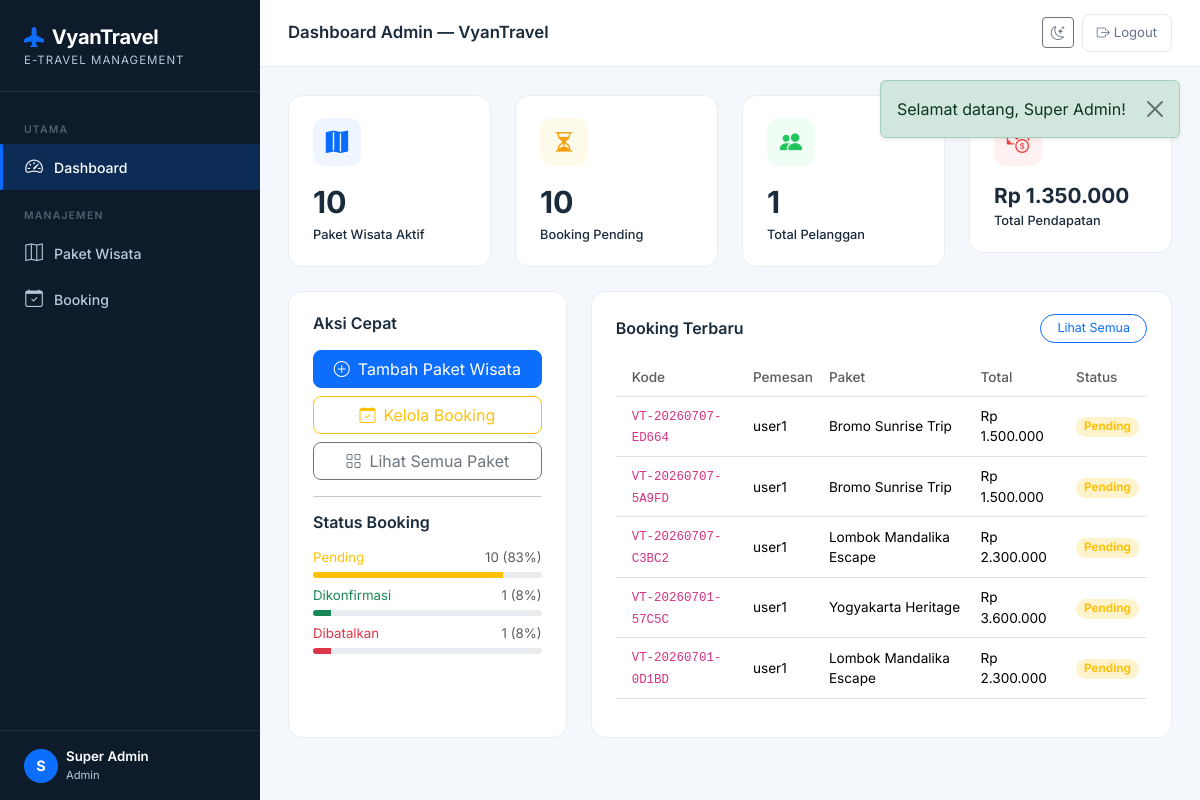
The page /admin/dashboard (signed in) on the database its author committed.
### tables this page shows
CREATE TABLE `bookings` (
  `id` int(10) UNSIGNED NOT NULL,
  `kode_booking` varchar(20) NOT NULL,
  `user_id` int(10) UNSIGNED NOT NULL,
  `paket_id` int(10) UNSIGNED NOT NULL,
  `tanggal_pesan` date NOT NULL,
  `tanggal_berangkat` date NOT NULL,
  `jumlah_peserta` tinyint(3) UNSIGNED DEFAULT 1,
  `total_harga` decimal(14,2) NOT NULL,
  `status` enum('pending','dikonfirmasi','dibatalkan') DEFAULT 'pending',
  `catatan` text DEFAULT NULL,
  `pdf_path` varchar(255) DEFAULT NULL,
  `created_at` timestamp NOT NULL DEFAULT current_timestamp()
);

CREATE TABLE `users` (
  `id` int(10) UNSIGNED NOT NULL,
  `nama_lengkap` varchar(100) NOT NULL,
  `email` varchar(150) NOT NULL,
  `password` varchar(255) NOT NULL,
  `no_telp` varchar(20) DEFAULT NULL,
  `role` enum('admin','pelanggan') NOT NULL DEFAULT 'pelanggan',
  `created_at` timestamp NOT NULL DEFAULT current_timestamp(),
  `updated_at` timestamp NOT NULL DEFAULT current_timestamp() ON UPDATE current_timestamp()
);

CREATE TABLE `paket_wisata` (
  `id` int(10) UNSIGNED NOT NULL,
  `nama_paket` varchar(150) NOT NULL,
  `destinasi` varchar(150) NOT NULL,
  `harga` decimal(12,2) NOT NULL,
  `deskripsi` text DEFAULT NULL,
  `foto` varchar(255) DEFAULT NULL,
  `durasi_hari` tinyint(3) UNSIGNED DEFAULT 1,
  `kuota` smallint(5) UNSIGNED DEFAULT 10,
  `status` enum('aktif','nonaktif') DEFAULT 'aktif',
  `created_at` timestamp NOT NULL DEFAULT current_timestamp(),
  `updated_at` timestamp NOT NULL DEFAULT current_timestamp() ON UPDATE current_timestamp()
);

### app/Core/BaseController.php (called while the page is built, shortened)
<?php
abstract class BaseController {
    protected function view(string $view, array $data = [], string $layout = 'layouts/main'): void {
        extract($data, EXTR_SKIP);
        $viewFile   = APP_PATH . '/Views/' . $view . '.php';
        require $viewFile;
    }
}

### app/Controllers/AdminController.php (called while the page is built, shortened)
<?php
require_once APP_PATH . '/Core/BaseController.php';
require_once APP_PATH . '/Models/PaketWisataModel.php';
require_once APP_PATH . '/Models/BookingModel.php';
require_once APP_PATH . '/Models/UserModel.php';
class AdminController extends BaseController {
    private PaketWisataModel $paketModel;
    private BookingModel     $bookingModel;
    private UserModel        $userModel;
    public function __construct() {
        $this->paketModel   = new PaketWisataModel();
        $this->bookingModel = new BookingModel();
        $this->userModel    = new UserModel();
    }
    public function dashboard(): void {
        $data = [
            'title'          => 'Dashboard Admin — ' . APP_NAME,
            'total_paket'    => $this->paketModel->countActive(),
            'booking_stats'  => $this->bookingModel->countByStatus(),
            'total_user'     => count($this->userModel->getAll('pelanggan')),
            'pendapatan'     => $this->bookingModel->totalPendapatan(),
            'recent_booking' => array_slice($this->bookingModel->getAll(), 0, 5),
        ];
        $this->view('admin/dashboard', $data);
    }
}

### public/index.php (called while the page is built, shortened)
<?php
require_once ROOT_PATH . '/config/Database.php';
require_once ROOT_PATH . '/app/Core/Router.php';
require_once ROOT_PATH . '/app/Core/BaseController.php';
$router = new Router();
$router->get('/',          ['AuthController', 'showLogin']);
$router->get('/login',     ['AuthController', 'showLogin']);
$router->post('/login',    ['AuthController', 'login']);
$router->get('/register',  ['AuthController', 'showRegister']);
$router->post('/register', ['AuthController', 'register']);
$router->get('/logout',    ['AuthController', 'logout']);
$router->get('/admin/dashboard',                ['AdminController', 'dashboard']);
$router->get('/admin/paket',                    ['AdminController', 'paketIndex']);
$router->get('/admin/paket/create',             ['AdminController', 'paketCreate']);
$router->post('/admin/paket/store',             ['AdminController', 'paketStore']);
$router->get('/admin/paket/:id/edit',           ['AdminController', 'paketEdit']);
$router->post('/admin/paket/:id/update',        ['AdminController', 'paketUpdate']);
$router->post('/admin/paket/:id/delete',        ['AdminController', 'paketDelete']);
$router->get('/admin/booking',                  ['AdminController', 'bookingIndex']);
$router->post('/admin/booking/:id/status',      ['AdminController', 'bookingUpdateStatus']);
$router->get('/pelanggan/dashboard',            ['PelangganController', 'dashboard']);
$router->get('/pelanggan/paket',                ['PelangganController', 'paketList']);
$router->get('/pelanggan/paket/:id',            ['PelangganController', 'paketDetail']);
$router->post('/pelanggan/booking/store',       ['PelangganController', 'bookingStore']);
$router->get('/pelanggan/booking',              ['PelangganController', 'bookingList']);
$router->get('/pelanggan/booking/:id/hotel',    ['PelangganController', 'hotelOptions']);
$router->post('/pelanggan/hotel-booking/store', ['PelangganController', 'hotelBookingStore']);
$router->get('/pelanggan/booking/:id/download', ['PelangganController', 'downloadTiket']);
$router->dispatch(
    $_SERVER['REQUEST_METHOD'],
    $_SERVER['REQUEST_URI']
);

### config/Database.php (called while the page is built, shortened)
<?php
class Database {
    private static ?PDO $instance = null;
    private static string $host    = 'localhost';
    private static string $db      = 'vyantravel_db';
    private static string $user    = 'root';
    private static string $pass    = '';
    private static string $charset = 'utf8mb4';
    public static function getConnection(): PDO {
        if (self::$instance === null) {
            $dsn = "mysql:host=" . self::$host
                 . ";dbname=" . self::$db
                 . ";charset=" . self::$charset;
            $options = [
                PDO::ATTR_ERRMODE            => PDO::ERRMODE_EXCEPTION,
                PDO::ATTR_DEFAULT_FETCH_MODE => PDO::FETCH_ASSOC,
                PDO::ATTR_EMULATE_PREPARES   => false,
            ];
            try {
                self::$instance = new PDO($dsn, self::$user, self::$pass, $options);
            } catch (PDOException $e) {
                error_log("DB Connection Error: " . $e->getMessage());
                http_response_code(500);
                die(json_encode(['error' => 'Koneksi database gagal. Silakan coba lagi nanti.']));
            }
        }
        return self::$instance;
    }
}

### app/Models/PaketWisataModel.php (called while the page is built, shortened)
<?php
require_once ROOT_PATH . '/config/Database.php';
class PaketWisataModel {
    private PDO $db;
    public function __construct() {
        $this->db = Database::getConnection();
    }
    public function countActive(): int {
        $stmt = $this->db->query(
            "SELECT COUNT(*) FROM paket_wisata WHERE status = 'aktif'"
        );
        return (int) $stmt->fetchColumn();
    }
}

### app/Models/BookingModel.php (called while the page is built, shortened)
<?php
require_once ROOT_PATH . '/config/Database.php';
class BookingModel {
    private PDO $db;
    public function __construct() {
        $this->db = Database::getConnection();
    }
    public function getAll(): array {
        return $this->db->query(
            "SELECT b.*, p.nama_paket, p.destinasi, u.nama_lengkap, u.email
               FROM bookings b
               JOIN paket_wisata p ON b.paket_id = p.id
               JOIN users        u ON b.user_id  = u.id
              ORDER BY b.created_at DESC"
        )->fetchAll();
    }
    public function countByStatus(): array {
        $stmt   = $this->db->query(
            "SELECT status, COUNT(*) AS jumlah FROM bookings GROUP BY status"
        );
        $result = ['pending' => 0, 'dikonfirmasi' => 0, 'dibatalkan' => 0];
        foreach ($stmt->fetchAll() as $row) {
            $result[$row['status']] = (int) $row['jumlah'];
        }
        return $result;
    }
    public function totalPendapatan(): string {
        $stmt = $this->db->query(
            "SELECT COALESCE(SUM(total_harga), 0) FROM bookings WHERE status = 'dikonfirmasi'"
        );
        return (string) $stmt->fetchColumn();
    }
}

### app/Models/UserModel.php (called while the page is built, shortened)
<?php
require_once ROOT_PATH . '/config/Database.php';
class UserModel {
    private PDO $db;
    public function __construct() {
        $this->db = Database::getConnection();
    }
    public function getAll(string $role = ''): array {
        if ($role) {
            $stmt = $this->db->prepare(
                "SELECT id, nama_lengkap, email, no_telp, role, created_at
                   FROM users
                  WHERE role = :role
                  ORDER BY created_at DESC"
            );
            $stmt->execute([':role' => $role]);
        } else {
            $stmt = $this->db->query(
                "SELECT id, nama_lengkap, email, no_telp, role, created_at
                   FROM users
                  ORDER BY created_at DESC"
            );
        }
        return $stmt->fetchAll();
    }
}

### app/Views/admin/dashboard.php (the view)
<?php
$booking_stats = $booking_stats ?? ['pending' => 0, 'dikonfirmasi' => 0, 'dibatalkan' => 0];
$total_user = $total_user ?? 0;
$pendapatan = $pendapatan ?? 0;
?>
<div class="row g-4 mb-4">
    <div class="col-sm-6 col-xl-3">
        <div class="stat-card">
            <div class="icon-wrap" style="background:#EFF6FF">
                <i class="bi bi-map-fill" style="color:#0A6CFF"></i>
            </div>
            <div class="stat-value"><?= $total_paket ?? 0 ?></div>
            <div class="stat-label">Paket Wisata Aktif</div>
        </div>
    </div>
    <div class="col-sm-6 col-xl-3">
        <div class="stat-card">
            <div class="icon-wrap" style="background:#FFFBEB">
                <i class="bi bi-hourglass-split" style="color:#F59E0B"></i>
            </div>
            <div class="stat-value"><?= $booking_stats['pending'] ?></div>
            <div class="stat-label">Booking Pending</div>
        </div>
    </div>
    <div class="col-sm-6 col-xl-3">
        <div class="stat-card">
            <div class="icon-wrap" style="background:#F0FDF4">
                <i class="bi bi-people-fill" style="color:#22C55E"></i>
            </div>
            <div class="stat-value"><?= $total_user ?></div>
            <div class="stat-label">Total Pelanggan</div>
        </div>
    </div>
    <div class="col-sm-6 col-xl-3">
        <div class="stat-card">
            <div class="icon-wrap" style="background:#FFF1F2">
                <i class="bi bi-cash-coin" style="color:#EF4444"></i>
            </div>
            <div class="stat-value" style="font-size:1.3rem">
                Rp <?= number_format((float)$pendapatan, 0, ',', '.') ?>
            </div>
            <div class="stat-label">Total Pendapatan</div>
        </div>
    </div>
</div>
<div class="row g-4">
    <div class="col-lg-4">
        <div class="stat-card h-100">
            <h6 class="fw-600 mb-3" style="color:#1A2B3C;font-weight:600">Aksi Cepat</h6>
            <div class="d-grid gap-2">
                <a href="<?= BASE_URL ?>/admin/paket/create" class="btn btn-primary rounded-3">
                    <i class="bi bi-plus-circle me-2"></i>Tambah Paket Wisata
                </a>
                <a href="<?= BASE_URL ?>/admin/booking" class="btn btn-outline-warning rounded-3">
                    <i class="bi bi-calendar-check me-2"></i>Kelola Booking
                </a>
                <a href="<?= BASE_URL ?>/admin/paket" class="btn btn-outline-secondary rounded-3">
                    <i class="bi bi-grid me-2"></i>Lihat Semua Paket
                </a>
            </div>
            <hr class="my-3">
            <h6 class="fw-600 mb-3" style="color:#1A2B3C;font-weight:600">Status Booking</h6>
            <?php
            $total_booking = array_sum($booking_stats);
            foreach (['pending' => ['warning','Pending'], 'dikonfirmasi' => ['success','Dikonfirmasi'], 'dibatalkan' => ['danger','Dibatalkan']] as $key => [$color, $label]):
                $pct = $total_booking > 0 ? round($booking_stats[$key] / $total_booking * 100) : 0;
            ?>
            <div class="mb-2">
                <div class="d-flex justify-content-between mb-1" style="font-size:.83rem">
                    <span class="text-<?= $color ?>"><?= $label ?></span>
                    <span class="text-muted"><?= $booking_stats[$key] ?> (<?= $pct ?>%)</span>
                </div>
                <div class="progress" style="height:6px;border-radius:10px">
                    <div class="progress-bar bg-<?= $color ?>" style="width:<?= $pct ?>%"></div>
                </div>
            </div>
            <?php endforeach; ?>
        </div>
    </div>
    <div class="col-lg-8">
        <div class="stat-card h-100">
            <div class="d-flex justify-content-between align-items-center mb-3">
                <h6 style="font-weight:600;color:#1A2B3C;margin:0">Booking Terbaru</h6>
                <a href="<?= BASE_URL ?>/admin/booking" class="btn btn-sm btn-outline-primary rounded-pill px-3"
                   style="font-size:.78rem">Lihat Semua</a>
            </div>
            <div class="table-responsive">
                <table class="table table-hover align-middle" style="font-size:.85rem">
                    <thead>
                        <tr style="background:#F8FAFC">
                            <th class="py-2 ps-3 text-muted fw-500" style="font-weight:500">Kode</th>
                            <th class="py-2 text-muted fw-500" style="font-weight:500">Pemesan</th>
                            <th class="py-2 text-muted fw-500" style="font-weight:500">Paket</th>
                            <th class="py-2 text-muted fw-500" style="font-weight:500">Total</th>
                            <th class="py-2 text-muted fw-500" style="font-weight:500">Status</th>
                        </tr>
                    </thead>
                    <tbody>
                    <?php if (empty($recent_booking)): ?>
                        <tr><td colspan="5" class="text-center text-muted py-4">Belum ada booking.</td></tr>
                    <?php else: ?>
                        <?php foreach ($recent_booking as $b): ?>
                        <tr>
                            <td class="ps-3"><code style="font-size:.78rem"><?= htmlspecialchars($b['kode_booking']) ?></code></td>
                            <td><?= htmlspecialchars($b['nama_lengkap']) ?></td>
                            <td><?= htmlspecialchars($b['nama_paket']) ?></td>
                            <td>Rp <?= number_format($b['total_harga'], 0, ',', '.') ?></td>
                            <td>
                                <?php
                                $statusMap = ['pending'=>'warning','dikonfirmasi'=>'success','dibatalkan'=>'danger'];
                                $sc = $statusMap[$b['status']] ?? 'secondary';
                                ?>
                                <span class="badge bg-<?= $sc ?>-subtle text-<?= $sc ?> rounded-pill px-2" style="font-size:.73rem">
                                    <?= ucfirst($b['status']) ?>
                                </span>
                            </td>
                        </tr>
                        <?php endforeach; ?>
                    <?php endif; ?>
                    </tbody>
                </table>
            </div>
        </div>
    </div>
</div>

### app/Core/Router.php (shortened to what this page needs)
<?php
class Router {
    private array $routes = [];
    public function get(string $path, array $handler): void {
        $this->routes['GET'][$path] = $handler;
    }
    public function post(string $path, array $handler): void {
        $this->routes['POST'][$path] = $handler;
    }
    public function dispatch(string $method, string $uri): void {
        $uri = strtok($uri, '?');
        $uri = urldecode($uri);
        $base = rtrim(dirname($_SERVER['SCRIPT_NAME']), '/');
        $uri  = '/' . ltrim(substr($uri, strlen($base)), '/');
        $uri  = ($uri === '') ? '/' : $uri;
        $routes = $this->routes[$method] ?? [];
        foreach ($routes as $route => $handler) {
            $pattern = preg_replace('#:([a-zA-Z0-9_]+)#', '(?P<$1>[^/]+)', $route);
            $pattern = '#^' . $pattern . '$#';
            if (preg_match($pattern, $uri, $matches)) {
                [$controllerClass, $methodName] = $handler;
                $params = array_filter($matches, 'is_string', ARRAY_FILTER_USE_KEY);
                $ctrl   = new $controllerClass();
                $ctrl->$methodName(...array_values($params));
                return;
            }
        }
    }
}

### rows shown on the page
bookings: id "10", id "83", jumlah_peserta "1", jumlah_peserta "8", kode_booking "VT-20260707-C3BC2", user.nama_lengkap "user1", paket.nama_paket "Lombok Mandalika Escape", total_harga "2.300.000", status "Pending"
bookings: kode_booking "VT-20260707-ED664", user.nama_lengkap "user1", paket.nama_paket "Bromo Sunrise Trip", total_harga "1.500.000", status "Pending"
bookings: kode_booking "VT-20260707-5A9FD", user.nama_lengkap "user1", paket.nama_paket "Bromo Sunrise Trip", total_harga "1.500.000", status "Pending"
bookings: kode_booking "VT-20260701-57C5C", user.nama_lengkap "user1", paket.nama_paket "Yogyakarta Heritage", total_harga "3.600.000", status "Pending"
bookings: kode_booking "VT-20260701-0D1BD", user.nama_lengkap "user1", paket.nama_paket "Lombok Mandalika Escape", total_harga "2.300.000", status "Pending"

### other values the page prints
$total_paket "10"
$pendapatan "1.350.000"
$label "Pending"
$label "Dikonfirmasi"
$label "Dibatalkan"
